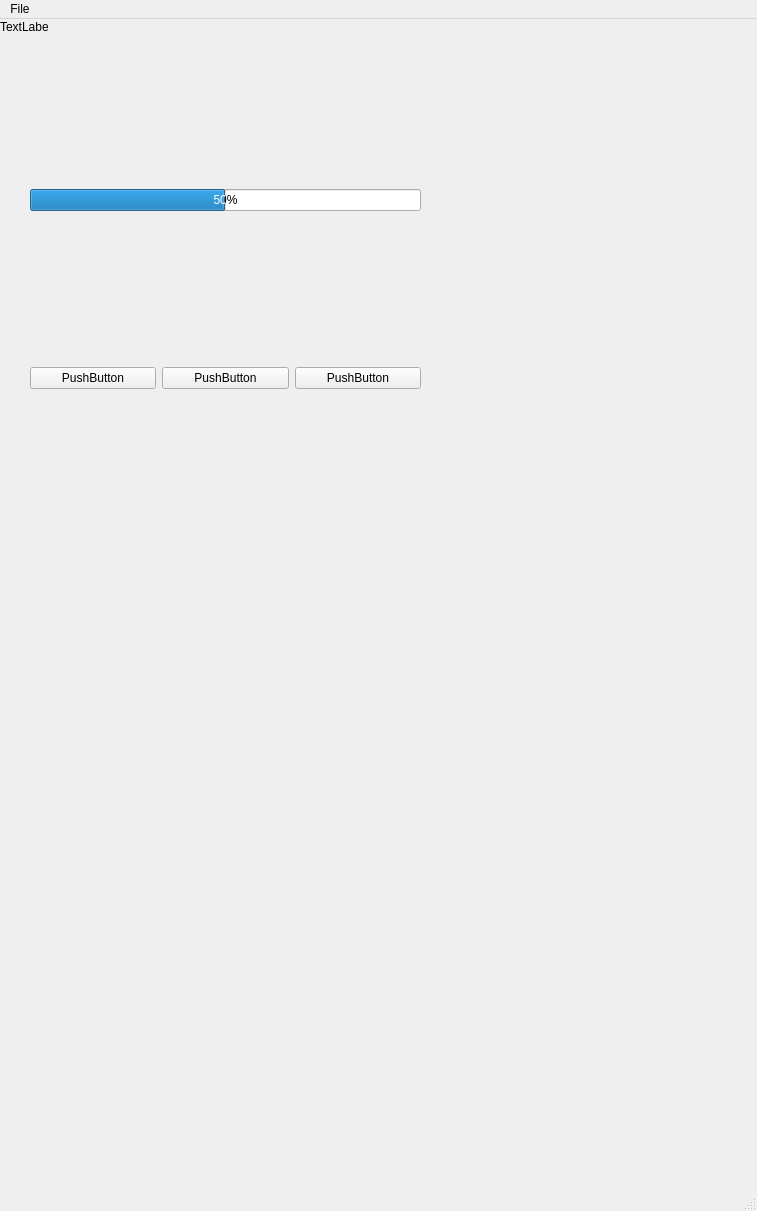
<?xml version="1.0" encoding="UTF-8"?>
<ui version="4.0">
 <class>MainWindow</class>
 <widget class="QMainWindow" name="MainWindow">
  <property name="geometry">
   <rect>
    <x>0</x>
    <y>0</y>
    <width>757</width>
    <height>1211</height>
   </rect>
  </property>
  <property name="windowTitle">
   <string>MainWindow</string>
  </property>
  <widget class="QWidget" name="centralwidget">
   <widget class="QWidget" name="verticalLayoutWidget">
    <property name="geometry">
     <rect>
      <x>30</x>
      <y>20</y>
      <width>391</width>
      <height>501</height>
     </rect>
    </property>
    <layout class="QVBoxLayout" name="verticalLayout">
     <item>
      <widget class="QProgressBar" name="progressBar">
       <property name="value">
        <number>50</number>
       </property>
       <property name="alignment">
        <set>Qt::AlignCenter</set>
       </property>
       <property name="textVisible">
        <bool>true</bool>
       </property>
       <property name="orientation">
        <enum>Qt::Horizontal</enum>
       </property>
       <property name="invertedAppearance">
        <bool>false</bool>
       </property>
      </widget>
     </item>
     <item>
      <layout class="QHBoxLayout" name="horizontalLayout">
       <item>
        <widget class="QPushButton" name="pushButton_2">
         <property name="text">
          <string>PushButton</string>
         </property>
        </widget>
       </item>
       <item>
        <widget class="QPushButton" name="pushButton">
         <property name="text">
          <string>PushButton</string>
         </property>
        </widget>
       </item>
       <item>
        <widget class="QPushButton" name="pushButton_3">
         <property name="text">
          <string>PushButton</string>
         </property>
        </widget>
       </item>
      </layout>
     </item>
    </layout>
   </widget>
   <widget class="QLabel" name="label">
    <property name="geometry">
     <rect>
      <x>0</x>
      <y>0</y>
      <width>48</width>
      <height>16</height>
     </rect>
    </property>
    <property name="text">
     <string>TextLabel</string>
    </property>
   </widget>
  </widget>
  <widget class="QMenuBar" name="menubar">
   <property name="geometry">
    <rect>
     <x>0</x>
     <y>0</y>
     <width>757</width>
     <height>22</height>
    </rect>
   </property>
   <widget class="QMenu" name="menuFile">
    <property name="title">
     <string>File</string>
    </property>
   </widget>
   <addaction name="menuFile"/>
  </widget>
  <widget class="QStatusBar" name="statusbar"/>
 </widget>
 <resources/>
 <connections/>
</ui>
